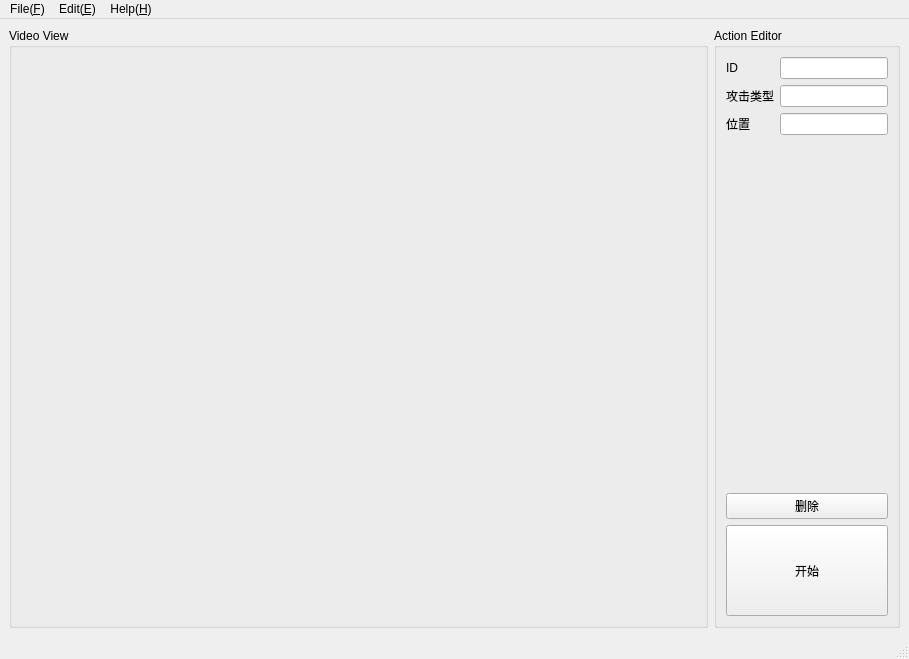
<?xml version="1.0" encoding="UTF-8"?>
<ui version="4.0">
 <class>MainWindow</class>
 <widget class="QMainWindow" name="MainWindow">
  <property name="geometry">
   <rect>
    <x>0</x>
    <y>0</y>
    <width>909</width>
    <height>659</height>
   </rect>
  </property>
  <property name="windowTitle">
   <string>MainWindow</string>
  </property>
  <widget class="QWidget" name="centralwidget">
   <layout class="QHBoxLayout" name="horizontalLayout" stretch="1,0">
    <item>
     <widget class="QGroupBox" name="groupBox">
      <property name="title">
       <string>Video View</string>
      </property>
      <layout class="QVBoxLayout" name="verticalLayout">
       <item>
        <layout class="QVBoxLayout" name="verticalLayout_img"/>
       </item>
      </layout>
     </widget>
    </item>
    <item>
     <widget class="QGroupBox" name="groupBox_2">
      <property name="title">
       <string>Action Editor</string>
      </property>
      <layout class="QVBoxLayout" name="verticalLayout_4">
       <item>
        <layout class="QHBoxLayout" name="horizontalLayout_4">
         <item>
          <layout class="QVBoxLayout" name="verticalLayout_3">
           <item>
            <widget class="QLabel" name="label_5">
             <property name="text">
              <string>ID</string>
             </property>
            </widget>
           </item>
           <item>
            <widget class="QLabel" name="label_8">
             <property name="text">
              <string>攻击类型</string>
             </property>
            </widget>
           </item>
           <item>
            <widget class="QLabel" name="label_7">
             <property name="text">
              <string>位置</string>
             </property>
            </widget>
           </item>
          </layout>
         </item>
         <item>
          <layout class="QVBoxLayout" name="verticalLayout_2">
           <item>
            <widget class="QLineEdit" name="lineEdit_id"/>
           </item>
           <item>
            <widget class="QLineEdit" name="lineEdit_mode"/>
           </item>
           <item>
            <widget class="QLineEdit" name="lineEdit_loc"/>
           </item>
          </layout>
         </item>
        </layout>
       </item>
       <item>
        <spacer name="verticalSpacer">
         <property name="orientation">
          <enum>Qt::Vertical</enum>
         </property>
         <property name="sizeHint" stdset="0">
          <size>
           <width>20</width>
           <height>314</height>
          </size>
         </property>
        </spacer>
       </item>
       <item>
        <widget class="QPushButton" name="pbn_del">
         <property name="text">
          <string>删除</string>
         </property>
        </widget>
       </item>
       <item>
        <widget class="QPushButton" name="pbn_start">
         <property name="minimumSize">
          <size>
           <width>161</width>
           <height>91</height>
          </size>
         </property>
         <property name="text">
          <string>开始</string>
         </property>
         <property name="shortcut">
          <string>Space</string>
         </property>
        </widget>
       </item>
      </layout>
     </widget>
    </item>
   </layout>
  </widget>
  <widget class="QMenuBar" name="menubar">
   <property name="geometry">
    <rect>
     <x>0</x>
     <y>0</y>
     <width>909</width>
     <height>26</height>
    </rect>
   </property>
   <widget class="QMenu" name="menuFile">
    <property name="title">
     <string>File(&amp;F)</string>
    </property>
    <addaction name="actionSetting"/>
    <addaction name="separator"/>
    <addaction name="actionExit"/>
   </widget>
   <widget class="QMenu" name="menuEdit_E">
    <property name="title">
     <string>Edit(&amp;E)</string>
    </property>
    <addaction name="actionpreview"/>
    <addaction name="separator"/>
    <addaction name="actionshowlog"/>
    <addaction name="actionClearLog"/>
   </widget>
   <widget class="QMenu" name="menuHelp_H">
    <property name="title">
     <string>Help(&amp;H)</string>
    </property>
    <addaction name="separator"/>
    <addaction name="actionAbout"/>
   </widget>
   <addaction name="menuFile"/>
   <addaction name="menuEdit_E"/>
   <addaction name="menuHelp_H"/>
  </widget>
  <widget class="QStatusBar" name="statusbar"/>
  <action name="actionExit">
   <property name="text">
    <string>退出</string>
   </property>
  </action>
  <action name="actionLoad">
   <property name="checkable">
    <bool>true</bool>
   </property>
   <property name="text">
    <string>加载</string>
   </property>
   <property name="shortcut">
    <string>Ctrl+L</string>
   </property>
  </action>
  <action name="actionpreview">
   <property name="checkable">
    <bool>true</bool>
   </property>
   <property name="text">
    <string>预览</string>
   </property>
   <property name="shortcut">
    <string>Ctrl+E</string>
   </property>
  </action>
  <action name="actionshowlog">
   <property name="checkable">
    <bool>true</bool>
   </property>
   <property name="text">
    <string>显示日志</string>
   </property>
   <property name="shortcut">
    <string>Ctrl+G</string>
   </property>
  </action>
  <action name="actionClearLog">
   <property name="text">
    <string>清空日志</string>
   </property>
   <property name="toolTip">
    <string>清除日志</string>
   </property>
  </action>
  <action name="actionAbout">
   <property name="text">
    <string>About</string>
   </property>
  </action>
  <action name="actionSetting">
   <property name="text">
    <string>配置</string>
   </property>
   <property name="shortcut">
    <string>Ctrl+Alt+S</string>
   </property>
  </action>
 </widget>
 <resources/>
 <connections/>
</ui>
